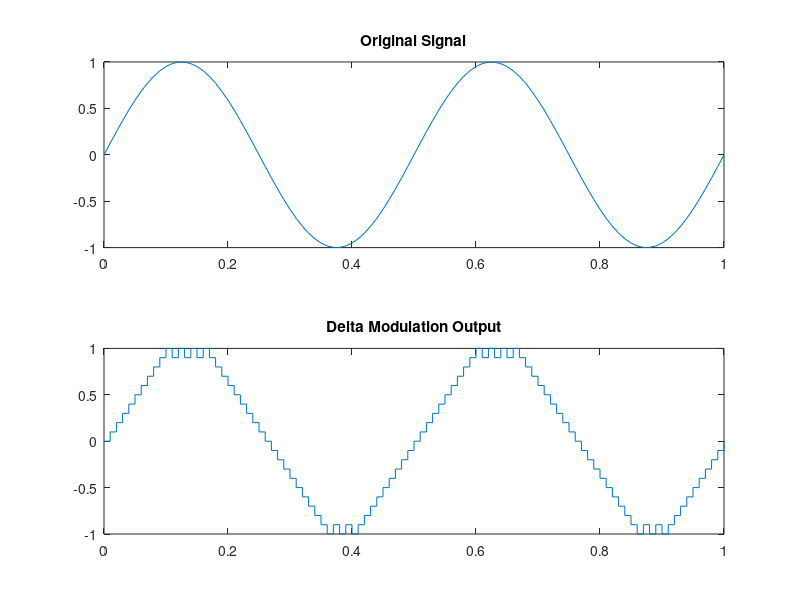
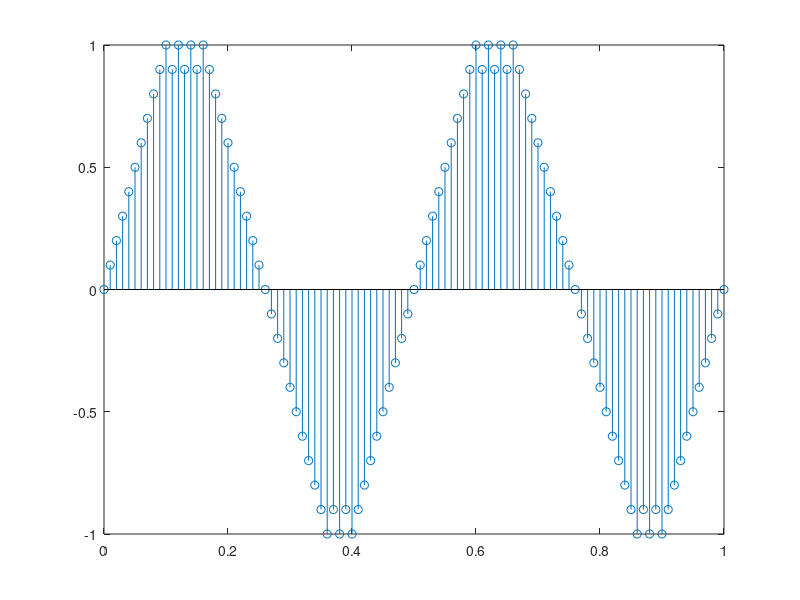

MATLAB code to generate these figures, in order:
clc;
clear;
close all;

t = 0:0.01:1;
x = sin(2*pi*2*t);

d = 0.1;
y = zeros(size(x));

for i = 2:length(x)
    if x(i) >= y(i-1)
        y(i) = y(i-1) + d;
    else
        y(i) = y(i-1) - d;
    end
end

subplot(2,1,1);
plot(t,x);
title('Original Signal');

subplot(2,1,2);
stairs(t,y);
title('Delta Modulation Output');

figure;
stem(t,y);
